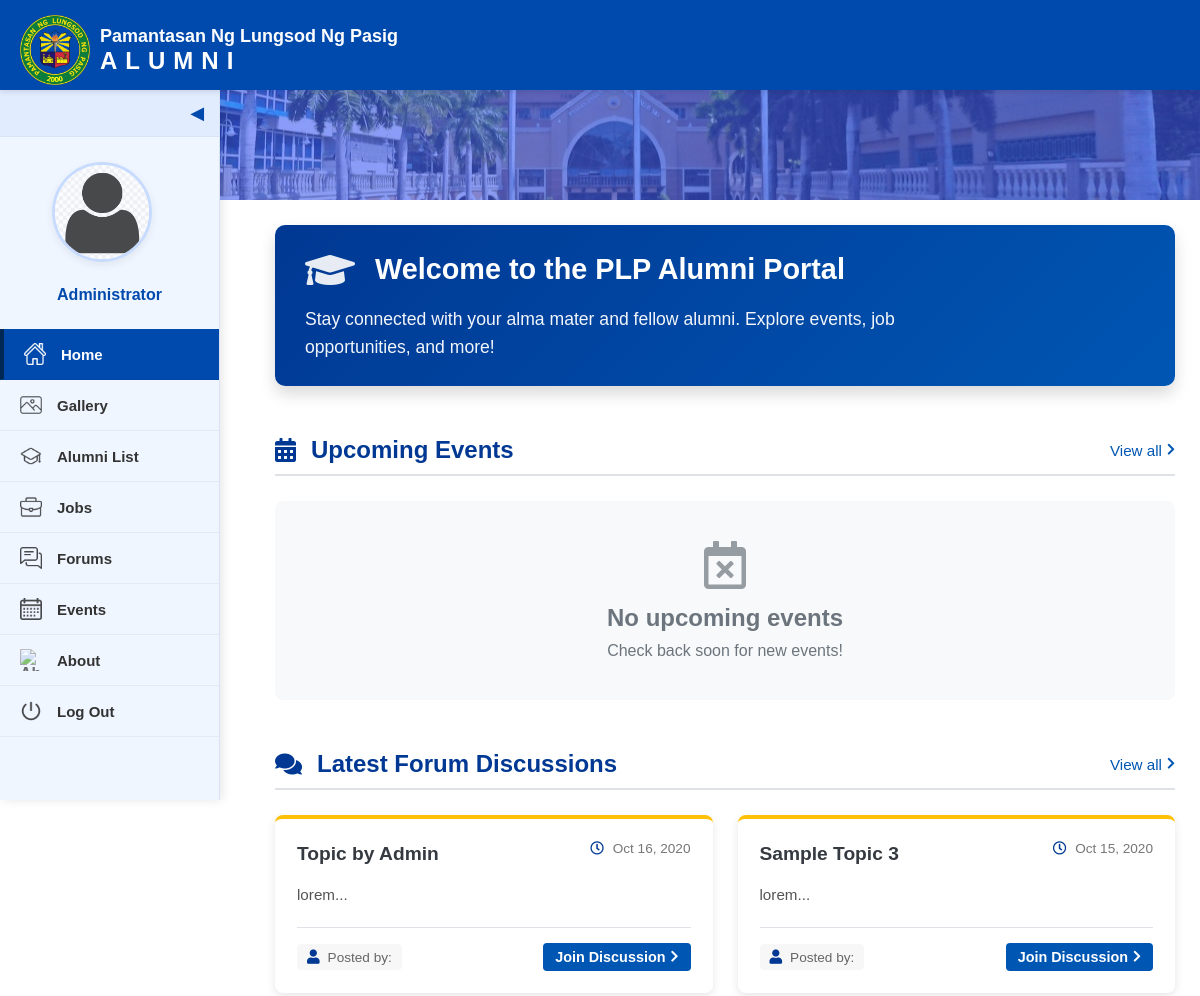
The app's page /alumni-home.php (signed in, upper part), older data.
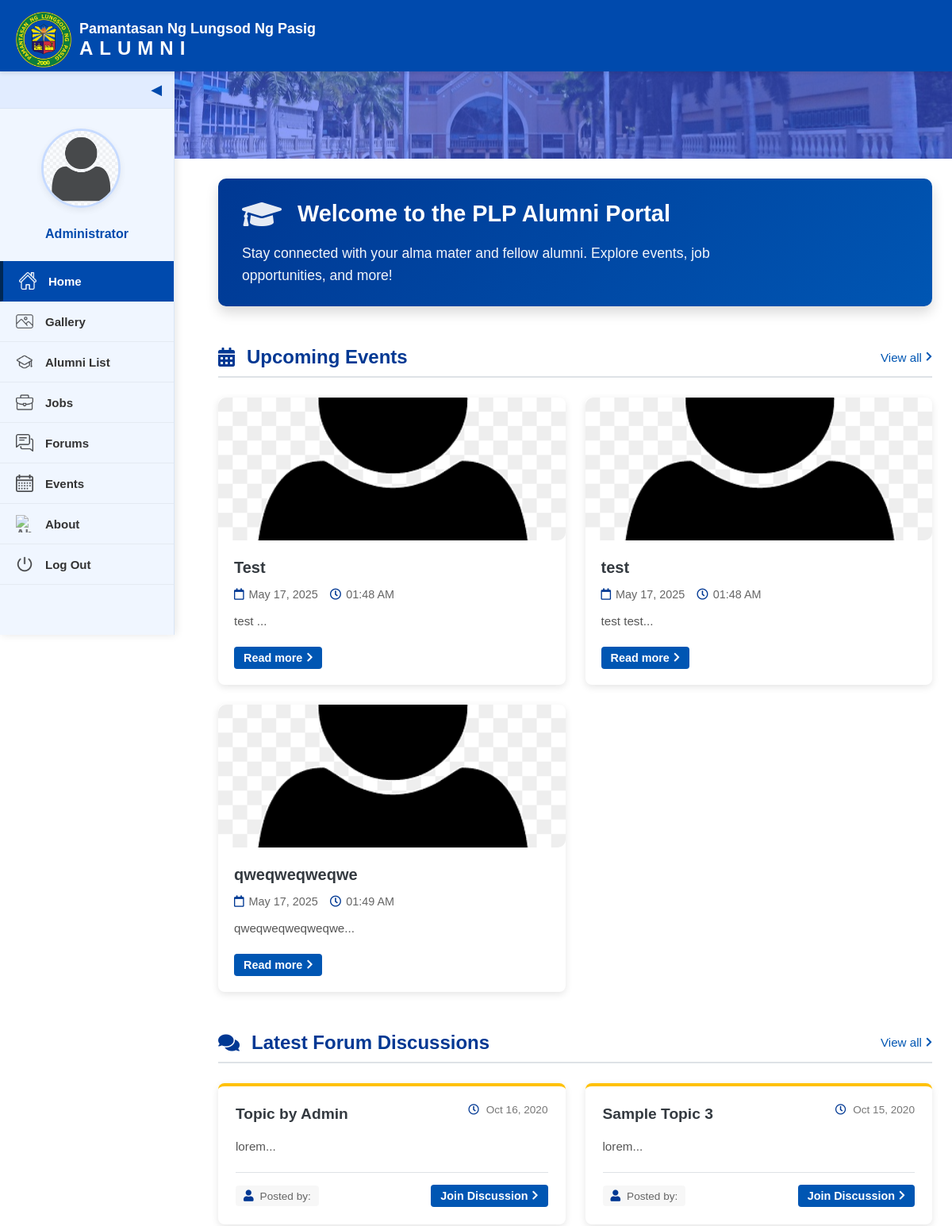
The same page, newer data.
### tables this page shows
CREATE TABLE `forum_topics` (
  `id` int(30) NOT NULL,
  `title` varchar(250) NOT NULL,
  `description` text NOT NULL,
  `user_id` varchar(9) NOT NULL,
  `date_created` datetime NOT NULL DEFAULT current_timestamp()
);

CREATE TABLE `events` (
  `id` int(30) NOT NULL,
  `title` varchar(250) NOT NULL,
  `content` text NOT NULL,
  `schedule` datetime NOT NULL,
  `banner` text NOT NULL,
  `date_created` datetime NOT NULL DEFAULT current_timestamp(),
  `gform_link` varchar(200) NOT NULL
);

### alumni-home.php (the view, shortened to what the changed rows need)
<?php
include 'admin/db_connect.php';
$event_query = "SELECT * FROM events ORDER BY ABS(DATEDIFF(schedule, CURDATE())), schedule ASC LIMIT 5";
$event_result = $conn->query($event_query);
$forum_query = "SELECT ft.*, u.name FROM forum_topics ft LEFT JOIN users u ON ft.user_id = u.alumni_id ORDER BY ft.date_created DESC LIMIT 3";
$forum_result = $conn->query($forum_query);
?>
<!DOCTYPE html>
<html lang="en">
<head>
  <link rel="stylesheet" href="style.css">
  <link rel="stylesheet" href="alumni-home.css">
  <link rel="stylesheet" href="https://cdnjs.cloudflare.com/ajax/libs/font-awesome/5.15.4/css/all.min.css">
</head>
<body>
  <div class="home-main-content">
    <section class="welcome-section">
      <div class="welcome-card">
        <div class="welcome-header">
          <h1>Welcome to the PLP Alumni Portal</h1>
        </div>
      </div>
    </section>
    <section class="events-section">
      <div class="section-header">
        <h2>Upcoming Events</h2>
      </div>
      <div class="events-container">
        <?php if($event_result->num_rows > 0): ?>
          <?php while($event = $event_result->fetch_assoc()): ?>
            <div class="event-card">
              <div class="event-img">
                <?php
                  $banner = $event['banner'];
                  if(empty($banner) || !file_exists($banner)) {
                    if(file_exists('images/no-image.jpg')) {
                      $banner = 'images/no-image.jpg';
                    } else {
                      $banner = 'images/avatar.png';
                    }
                  }
                ?>
                <img src="<?php echo $banner; ?>" alt="<?php echo htmlspecialchars($event['title']); ?>" />
              </div>
              <div class="event-details">
                <h3><?php echo htmlspecialchars($event['title']); ?></h3>
                <div class="event-meta">
                  <span><i class="far fa-calendar"></i> <?php echo date('F d, Y', strtotime($event['schedule'])); ?></span>
                  <span><i class="far fa-clock"></i> <?php echo date('h:i A', strtotime($event['schedule'])); ?></span>
                </div>
                <p><?php echo substr(strip_tags(html_entity_decode($event['content'])), 0, 100) . '...'; ?></p>
                <a href="#" class="read-more" data-id="<?php echo $event['id']; ?>">Read more</a>
              </div>
            </div>
          <?php endwhile; ?>
        <?php else: ?>
          <div class="no-events">
            <i class="far fa-calendar-times"></i>
            <h3>No upcoming events</h3>
            <p>Check back soon for new events!</p>
          </div>
        <?php endif; ?>
      </div>
    </section>
    <section class="forum-section">
      <div class="section-header">
        <h2>Latest Forum Discussions</h2>
      </div>
      <div class="forum-container">
        <?php if($forum_result->num_rows > 0): ?>
          <?php while($topic = $forum_result->fetch_assoc()): ?>
            <div class="forum-card">
              <div class="forum-card-header">
                <h3><?php echo htmlspecialchars($topic['title']); ?></h3>
                <span class="forum-date">
                  <i class="far fa-clock"></i> <?php echo date('M d, Y', strtotime($topic['date_created'])); ?>
                </span>
              </div>
              <p><?php echo substr(strip_tags(html_entity_decode($topic['description'])), 0, 100) . '...'; ?></p>
              <div class="forum-card-footer">
                <span class="posted-by">Posted by: <?php echo htmlspecialchars($topic['name']); ?></span>
                <a href="alumni-forums.php" class="join-discussion">Join Discussion</a>
              </div>
            </div>
          <?php endwhile; ?>
        <?php endif; ?>
      </div>
    </section>
  </div>
</body>
</html>

Row changes from the older to the newer data that the page shows:
added events: title "Test", schedule "May 17, 2025", schedule "01:48 AM", content "test"
added events: title (placeholder picture), title "test", schedule "May 17, 2025", schedule "01:48 AM", content "test test"
added events: title "qweqweqweqwe", schedule "May 17, 2025", schedule "01:49 AM", content "qweqweqweqweqwe"
Text that changed along with them:
text no longer shown: "No upcoming events Check back soon for new events!"
